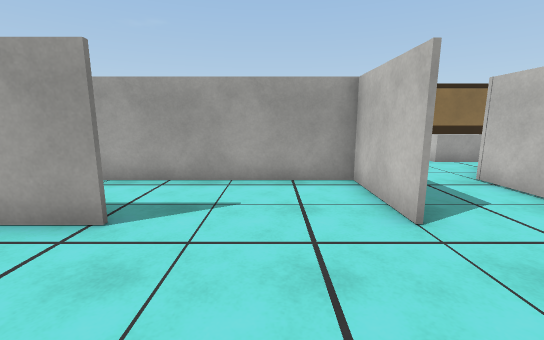
View 1 (above)

24 first-person views from a walk through a Unity game level. The camera is 1.4 m above the floor, tilts 10° down and sees 90° across. The floor is counted in squares, 1 m on a side. Each view is taken from the middle of a square. On the plan, view 1 faces up. The plan holds only what a view shows up to about 13 squares ahead; the rest is blank. The player is left out. Surface patterns are stand-ins for the level's own textures.

View 2
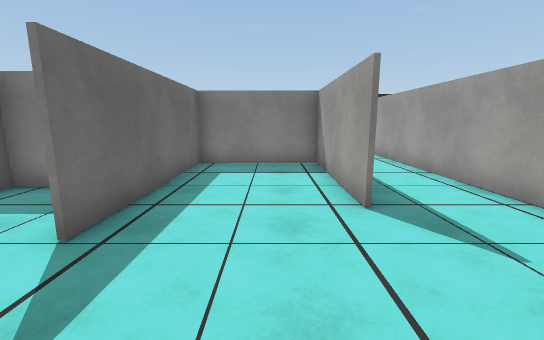

View 3
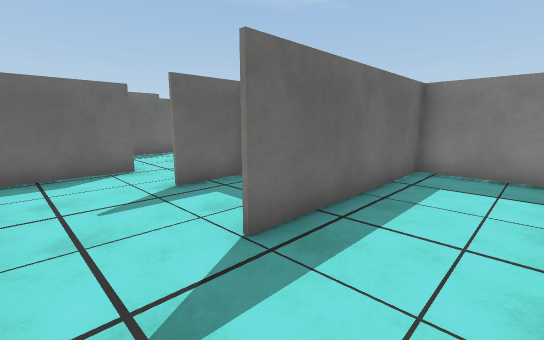

View 4
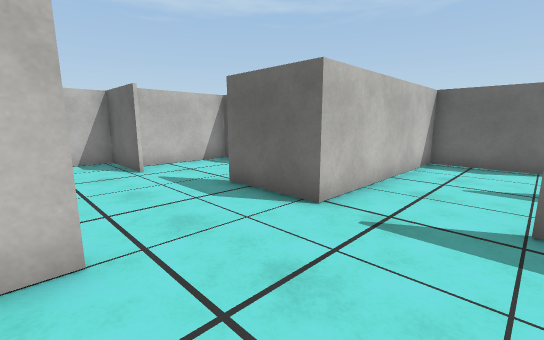

View 5
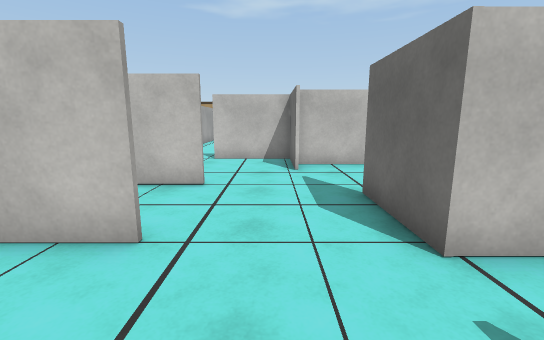

View 6
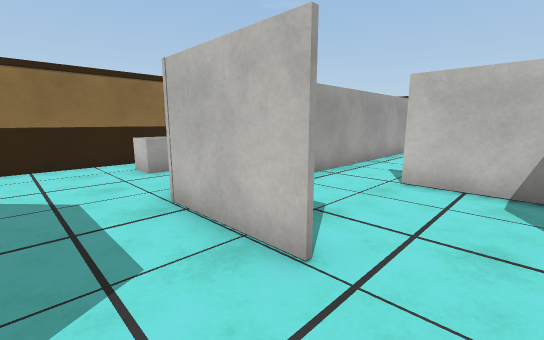

View 7
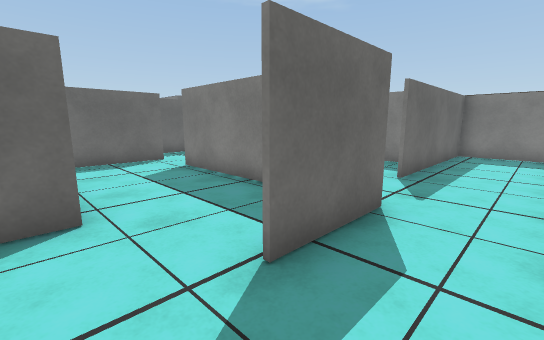

View 8
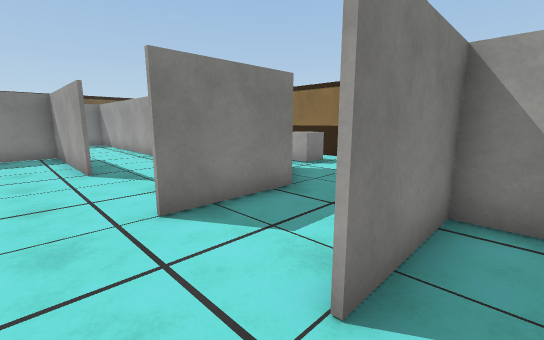

View 9
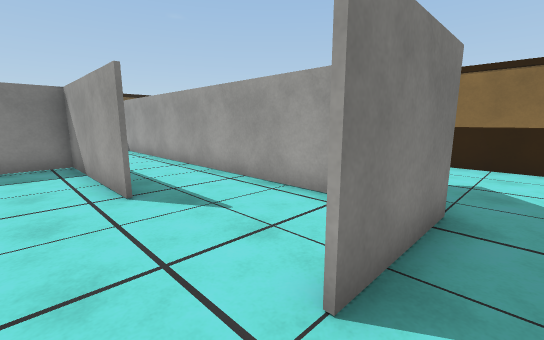

View 10
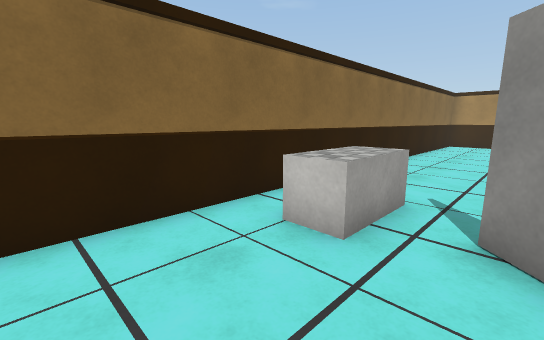

View 11
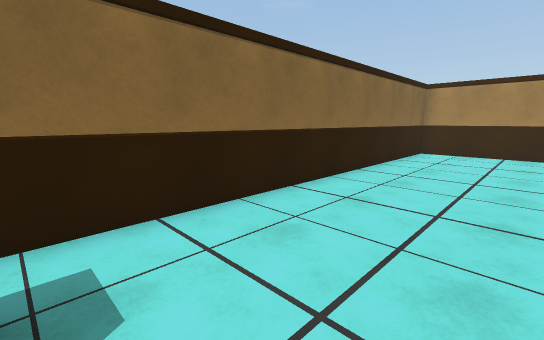

View 12
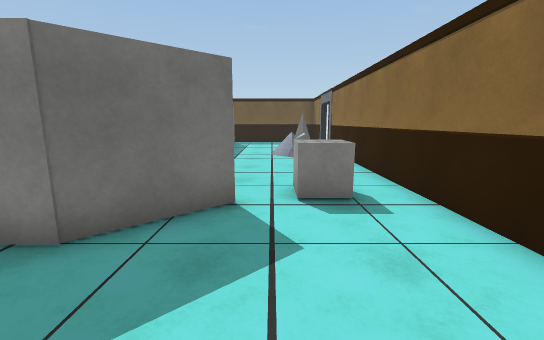

View 13
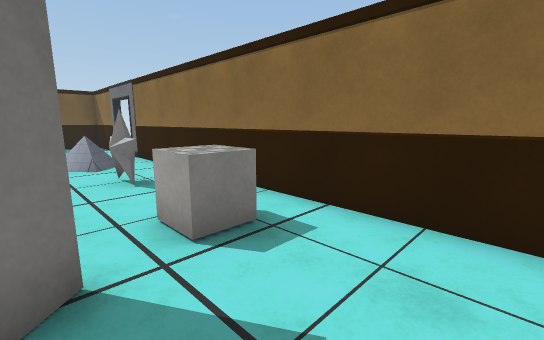

View 14
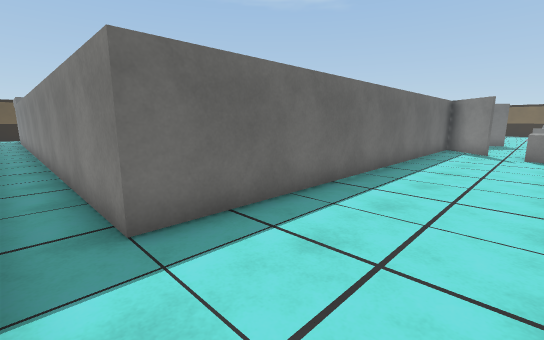

View 15
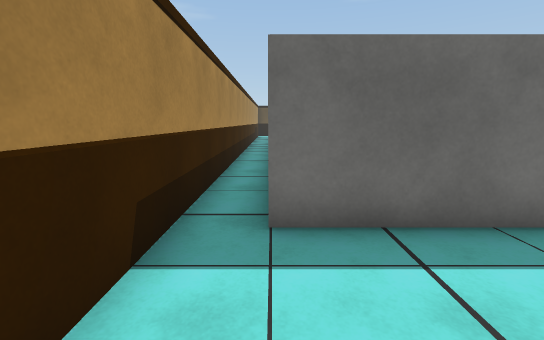

View 16
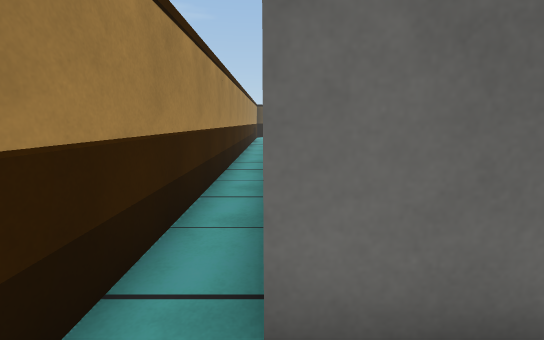

View 17
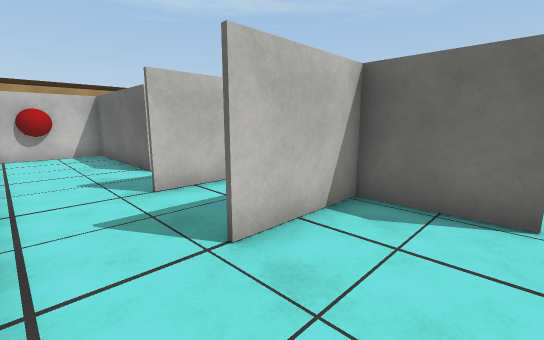

View 18
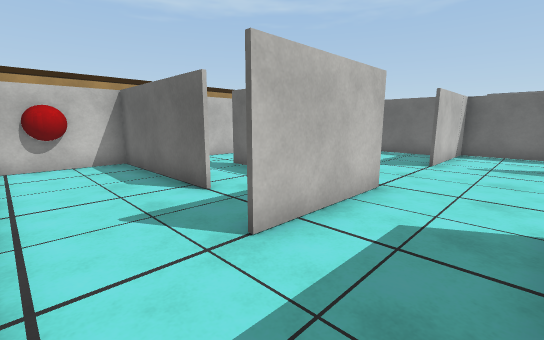

View 19
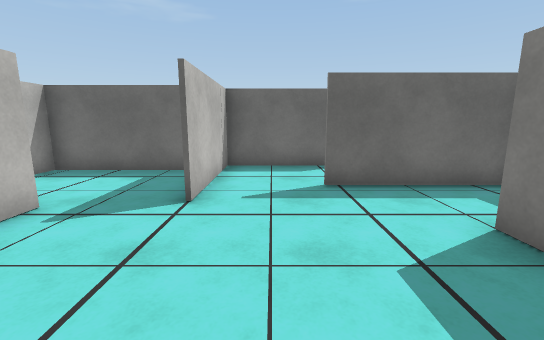

View 20
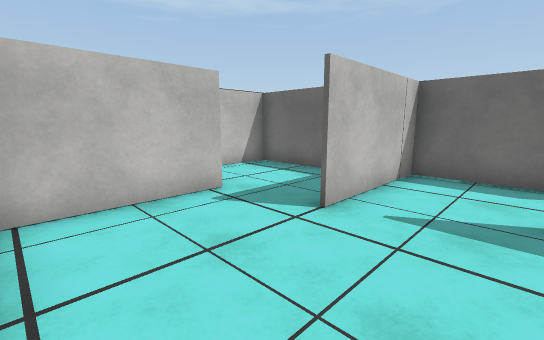

View 21
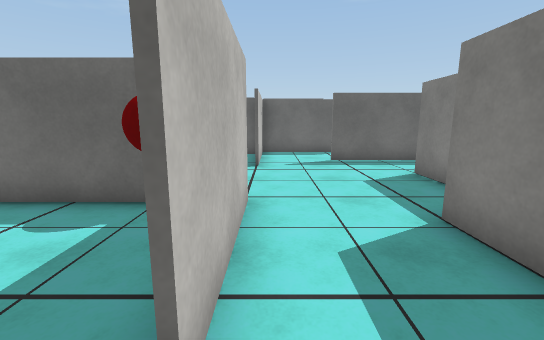

View 22
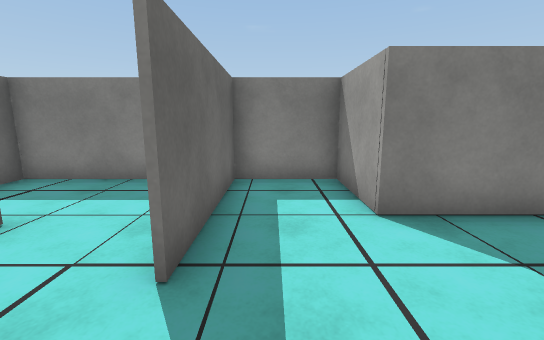

View 23
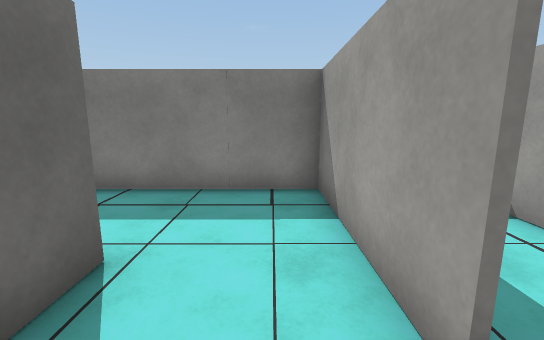

View 24
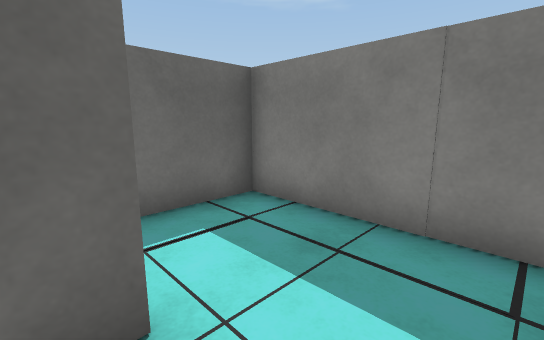

### Floor plan
Points are (right, up) in squares from view 1. A wall is a line through its corners. A room is listed if a view was taken in it or the views show most of it. See-through windows are left out.
Room 1 (views 1, 2, 3, 4, 5, 6, 7, 8, 9)
walls: (-2.2, 3.5) (-7.2, 3.5) (-7.2, -0.4) (-1, -0.4); (-3.8, -1.5) (-3.8, -3.6) (-1.6, -3.6); (2, 3.5) (2, 6.5) (-8.5, 6.5); (5.2, -2.3) (6.1, -2.3); (-1.8, -6.2) (1.6, -6.2) (1.6, 0.2) (4.2, 0.2); (8, -2.4) (8, 1.1)
ways out: opening at (3.5, 4) to room 2; opening at (6, 2.7) to room 3; opening at (3.5, -1.5) to room 6; opening at (-7.5, 5.5); opening at (-2, -5)
Room 2 (views 10, 11, 12, 13, 14, 15, 16)
walls: (6.2, 7.8) (6.8, 8.5); (5.8, 6.6) (20, 6.6) (20, -7.6); (5, 3.5) (5, 6.6); (0.3, 8.4) (2.1, 6.5) (2.1, 3.5); (21.4, -5.1) (21.4, 11.9) (-7.5, 11.9)
low walls: (-6.3, 9.7) (-6.9, 9.2); (-6.8, 10.5) (-6.2, 10); (-6.9, 10.3) (-6.4, 9.8) (-6.9, 9.4)
ways out: opening at (3.5, 4) to room 1; opening at (-7, 8); opening at (-6.5, 11)
objects: star (-4, 10); box (-1, 10) to (0, 10); block (6, 10) to (8, 10)
Room 3 (view 17)
walls: (6.9, 1.3) (9.4, 1.3) (9.4, 4.2); (6.1, 6.5) (5.1, 6.5) (5.1, 3.5); (6.8, 8.4) (5.4, 6.8)
ways out: opening at (6, 2.7) to room 1; opening at (10, 5.5) to room 4
Room 4 (views 18, 19, 20, 21, 22, 23, 24)
walls: (12.4, 0.2) (12.4, 4); (9.9, -5) (8.4, -5); (8.1, 0.1) (8.1, -2.4) (5.4, -2.4) (5.4, -4.9) (9.9, -4.9); (14.8, -3.4) (14.8, 0.1); (9.5, 2.8) (9.5, 1.1); (8.4, -7.7) (12.4, -7.7) (12.4, -3.6); (12.6, 6.5) (9.1, 6.5)
ways out: opening at (10, 5.5) to room 3; opening at (13, 5.5) to room 5; opening at (9, -6.5) to room 8; opening at (14, -4)
Room 5 (no view inside)
walls: (16, 6.5) (12.6, 6.5); (14.9, 3) (19.9, 3) (19.9, 6.1)
ways out: opening at (13, 5.5) to room 4; opening at (14, 3) to room 7
Room 6 (no view inside)
walls: (1.7, -2.5) (1.7, -6.4); (1.6, -8.1) (4.5, -8.1)
ways out: opening at (3.5, -1.5) to room 1; opening at (2, -7)
Room 7 (no view inside)
walls: (14.1, 0.4) (17.5, 0.4)
ways out: opening at (14, 3) to room 5; opening at (18.5, 0)
Room 8 (no view inside)
walls: (8.4, -5) (5.4, -5); (5.4, -4.9) (5.4, -10.1) (7.8, -10.1)
ways out: opening at (9, -6.5) to room 4

Where each view was taken, in squares from view 1:
view 1: 0 up, 0 right, facing up
view 2: 2 up, 2 right, facing left
view 3: 2 up, 1 right, facing down-left
view 4: 4 up, 1 left, facing down-right
view 5: 2 up, 1 left, facing right
view 6: 2 up, 3 right, facing up-right
view 7: 2 up, 6 right, facing down-left
view 8: 2 up, 6 right, facing up-left
view 9: 2 up, 3 right, facing up-left
view 10: 8 up, 3 right, facing up-right
view 11: 8 up, 8 right, facing up-right
view 12: 9 up, 5 right, facing left
view 13: 8 up, 3 right, facing up-left
view 14: 10 up, 21 right, facing down-left
view 15: 10 up, 20 right, facing down
view 16: 8 up, 20 right, facing down
view 17: 6 up, 7 right, facing down-right
view 18: 6 up, 10 right, facing down-right
view 19: 1 up, 11 right, facing down
view 20: 0 up, 10 right, facing down-right
view 21: 5 up, 12 right, facing down
view 22: 4 down, 12 right, facing left
view 23: 6 down, 11 right, facing left
view 24: 6 down, 9 right, facing down-left
